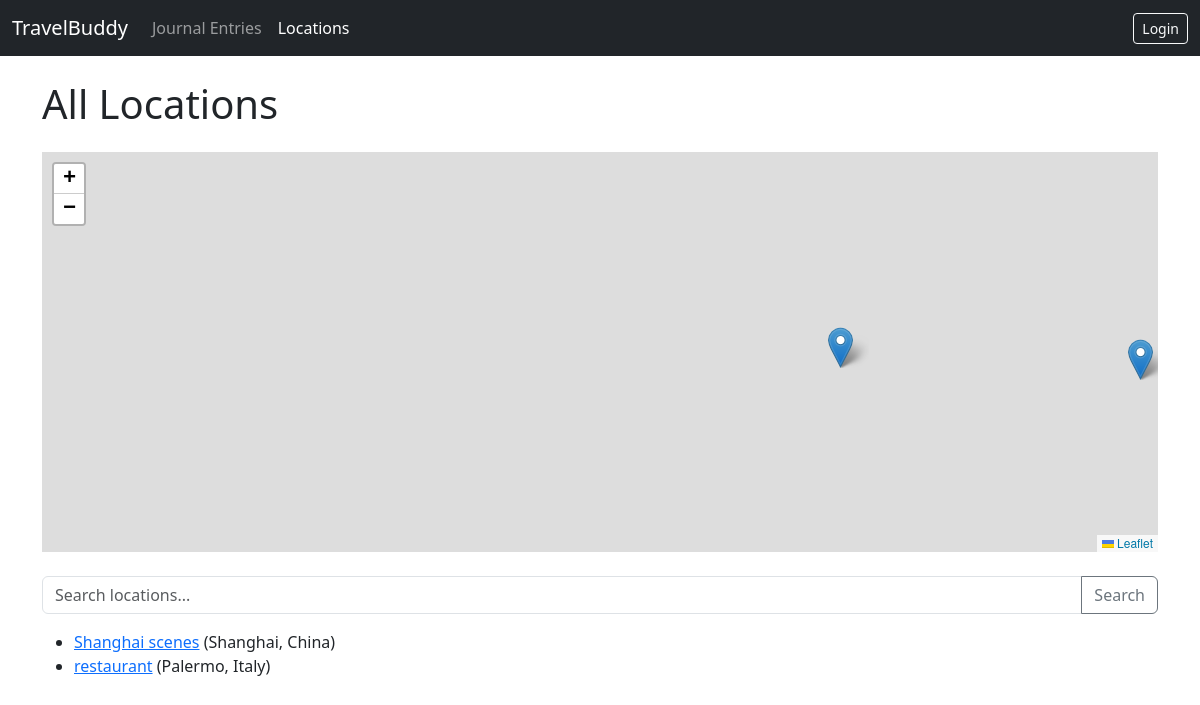
Before: /project/locations/ with the older database file.
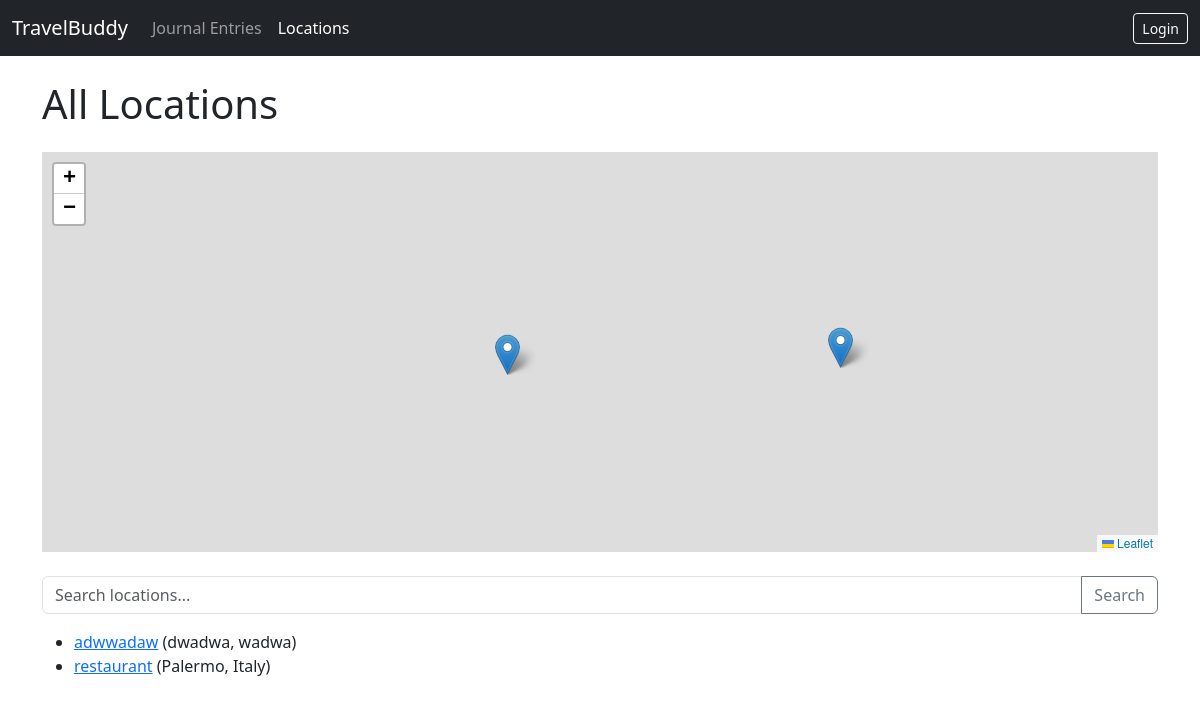
After: the same page with the newer database file.
### project/models.py (models this page shows, shortened)
class Location(models.Model):
    name = models.CharField(max_length=100)
    description = models.TextField()
    latitude = models.FloatField(null=True, blank=True)
    longitude = models.FloatField(null=True, blank=True)
    country = models.CharField(max_length=100)
    city = models.CharField(max_length=100)

### project/views.py (the view, shortened to what this page needs)
# urls.py: path('locations/', views.LocationListView.as_view(), name='location-list'),
class LocationListView(generic.ListView):
    model = Location
    context_object_name = 'location_list'
    template_name = 'project/location_list.html'
    def get_queryset(self):
        queryset = Location.objects.order_by('name')
        query = self.request.GET.get('q')
        return queryset
    def get_context_data(self, **kwargs):
        context = super().get_context_data(**kwargs)
        context['locations_for_map'] = Location.objects.exclude(latitude__isnull=True, longitude__isnull=True)
        return context

### project/templates/project/location_list.html (shortened to what this page needs)
{% extends "project/base.html" %}
{% block header %}All Locations{% endblock %}
{% block content %}
    <div id="map" style="height: 400px; margin-bottom: 2em;"></div>
    <form method="get" action="{% url 'project:location-list' %}" class="mb-3">
        <div class="input-group">
            <input type="text" name="q" class="form-control" placeholder="Search locations..." value="{% if request.GET.q %}{{ request.GET.q }}{% endif %}">
            <button class="btn btn-outline-secondary" type="submit">Search</button>
        </div>
    </form>
    {% if location_list %}
        <ul>
        {% for loc in location_list %}
            <li>
                <a href="{% url 'project:location-detail' pk=loc.pk %}">{{ loc.name }}</a>
                ({{ loc.city }}, {{ loc.country }})
            </li>
        {% endfor %}
        </ul>
    {% else %}
        <p>No locations found. <a href="{% url 'project:location-create' %}">Add one?</a></p>
    {% endif %}
    <link rel="stylesheet" href="https://unpkg.com/leaflet/dist/leaflet.css" />
{% endblock %}

Changed rows visible on the page:
removed Location: name "Shanghai scenes", city "Shanghai", country "China"
added Location: name "adwwadaw", city "dwadwa", country "wadwa"
